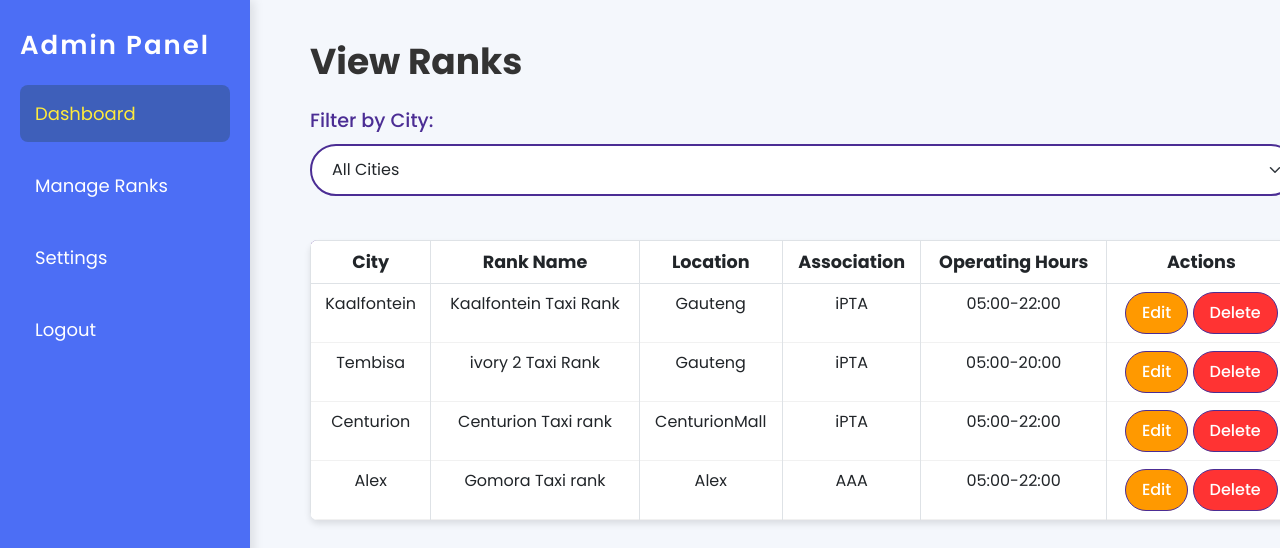
/admin/view-rank.php, run on the app's committed database.
### tables this page shows
CREATE TABLE `ranks` (
  `ranks_id` int(11) NOT NULL,
  `city` varchar(255) NOT NULL,
  `rank_name` varchar(255) NOT NULL,
  `location` varchar(255) NOT NULL,
  `association` varchar(255) NOT NULL,
  `operating_hours` varchar(255) NOT NULL
);

### admin/view-rank.php (the view, shortened to what this page needs)
<?php
$host = 'localhost';
$dbname = 'taxi-rank';
$username = 'root';
$password = '';
try {
    $pdo = new PDO("mysql:host=$host;dbname=$dbname", $username, $password);
    $pdo->setAttribute(PDO::ATTR_ERRMODE, PDO::ERRMODE_EXCEPTION);
    $query = "SELECT ranks_id, city, rank_name, location, association, operating_hours FROM ranks";
    $stmt = $pdo->query($query);
    $ranks = $stmt->fetchAll(PDO::FETCH_ASSOC);
} catch (PDOException $e) {
    echo 'Database connection failed: ' . $e->getMessage();
    exit;
}
?>
<!DOCTYPE html>
<html lang="en">
<head>
    <link href="https://cdn.jsdelivr.net/npm/bootstrap@5.3.0-alpha3/dist/css/bootstrap.min.css" rel="stylesheet">
    <link rel="stylesheet" href="admin-dashboard.css">
</head>
<body>
    <div class="container-fluid">
        <div class="row">
            <nav class="col-md-3 col-lg-2 d-md-block sidebar">
                <h3 class="mb-4">Admin Panel</h3>
                <a href="admin-dashboard.php" class="active">Dashboard</a>
                <a href="#" data-bs-toggle="collapse" data-bs-target="#manageRanksSubmenu" aria-expanded="false" aria-controls="manageRanksSubmenu">Manage Ranks</a>
                <a href="settings.php">Settings</a>
                <a href="login.php">Logout</a>
            </nav>
<main class="col-md-9 col-lg-10 main-content">
    <h1 class="mb-4">View Ranks</h1>
<div class="mb-4">
    <label for="cityFilter" class="form-label">Filter by City:</label>
    <select id="cityFilter" class="form-select" onchange="filterRanksByCity()">
        <option value="all">All Cities</option>
    </select>
</div>
    <div class="row mt-4">
        <div class="col-md-12">
            <table class="table table-bordered">
                <thead>
                    <tr>
                        <th>City</th>
                        <th>Rank Name</th>
                        <th>Location</th>
                        <th>Association</th>
                        <th>Operating Hours</th>
                        <th>Actions</th>
                    </tr>
                </thead>
                <tbody id="ranksTableBody">
                    <?php foreach ($ranks as $rank): ?>
                    <tr data-id="<?php echo $rank['ranks_id']; ?>">
                        <td class="cell-city"><?php echo htmlspecialchars($rank['city']); ?></td>
                        <td class="cell-rank-name"><?php echo htmlspecialchars($rank['rank_name']); ?></td>
                        <td class="cell-location"><?php echo htmlspecialchars($rank['location']); ?></td>
                        <td class="cell-association"><?php echo htmlspecialchars($rank['association']); ?></td>
                        <td class="cell-operating-hours"><?php echo htmlspecialchars($rank['operating_hours']); ?></td>
                        <td>
                            <button class="btn btn-edit" onclick="openEditModal(<?php echo $rank['ranks_id']; ?>)">Edit</button>
                            <button class="btn btn-delete" onclick="deleteRank(<?php echo $rank['ranks_id']; ?>)">Delete</button>
                        </td>
                    </tr>
                <?php endforeach; ?>
                </tbody>
            </table>
        </div>
    </div>
</main>
        </div>
    </div>
</body>
</html>

### admin/admin-dashboard.css (style rules this page uses)
body { background-color: #f4f7fc; font-family: 'Poppins', sans-serif; margin: 0; padding: 0; }
.sidebar { height: 100vh; width: 250px; background-color: #4c6ef5; color: #ffffff; padding: 30px 20px; position: fixed; top: 0; left: 0; box-shadow: 4px 0 10px rgba(0, 0, 0, 0.1); transition: 0.3s; }
.sidebar h3 { font-size: 26px; font-weight: 600; margin-bottom: 40px; color: #ffffff; letter-spacing: 2px; }
.sidebar a { color: #ffffff; text-decoration: none; display: block; padding: 15px; border-radius: 8px; font-size: 18px; margin-bottom: 15px; transition: all 0.3s ease; }
.sidebar a.active { background-color: #3e5fba; color: #ffeb3b; }
.sidebar a:last-child { margin-bottom: 0; }
.main-content { margin-left: 270px; padding: 40px; }
.main-content h1 { font-size: 36px; font-weight: 700; color: #333; }
.row.mt-4 { margin-top: 20px; }

### admin/view-rank.php (style rules this page uses)
h1 { font-size: 2.5rem; font-weight: 600; color: #4b2d94; margin-bottom: 20px; }
.form-select { border-radius: 30px; padding: 12px 20px; background-color: #ffffff; border: 2px solid #dedede; font-size: 1rem; transition: all 0.3s ease; }
.form-label { font-weight: 500; color: #4b2d94; font-size: 1.2rem; }
table { width: 100%; background-color: #fff; border-radius: 8px; box-shadow: 0 4px 6px rgba(0, 0, 0, 0.1); margin-top: 20px; overflow: hidden; }
thead { background-color: #4b2d94; color: #fff; text-align: center; font-size: 1.1rem; }
th, td { padding: 12px 20px; text-align: center; }
tbody tr { border-bottom: 1px solid #f1f1f1; }
.btn { border-radius: 30px; font-weight: 500; padding: 10px 20px; background-color: #4b2d94; color: white; transition: background-color 0.3s ease; }
.btn-edit, .btn-delete { padding: 8px 16px; font-size: 1rem; }
.btn-edit { background-color: #ff9900; }
.btn-delete { background-color: #ff3333; }
.btn, .form-select { border-color: #4b2d94; }

### data on the page
ranks: city "Kaalfontein", rank_name "Kaalfontein Taxi Rank", location "Gauteng", association "iPTA", operating_hours "05:00-22:00"
ranks: city "Tembisa", rank_name "ivory 2 Taxi Rank", location "Gauteng", association "iPTA", operating_hours "05:00-20:00"
ranks: city "Centurion", rank_name "Centurion Taxi rank", location "CenturionMall", association "iPTA", operating_hours "05:00-22:00"
ranks: city "Alex", rank_name "Gomora Taxi rank", location "Alex", association "AAA", operating_hours "05:00-22:00"
